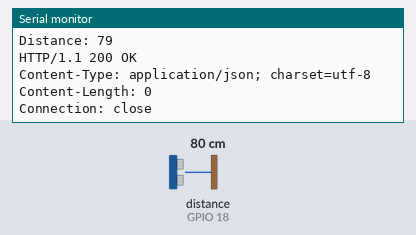
This sketch was run on a simulated ESP32. Parts: the last lines printed to the serial monitor. Wiring (inferred from the names in the program): ultrasonic range finder: trigger GPIO 5; echo GPIO 18. The test bench sets the inputs (shaded band); at power-on: distance to the obstacle (sensor on GPIO 18) 80 cm. The echo pulse lasts 58.3 µs per cm; WiFi joins after 1.5 s; servers stay silent unless stated; uploads are accepted with an empty reply.

Above: at 3.2 s.
3.3 s: distance to the obstacle (sensor on GPIO 18) set to 2 cm
At 4.47 s:
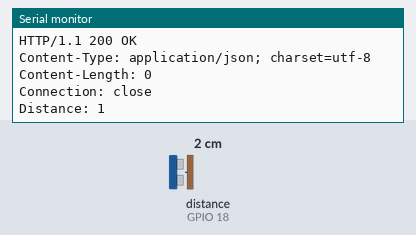
6.3 s: distance to the obstacle (sensor on GPIO 18) set to 4 cm
At 6.75 s:
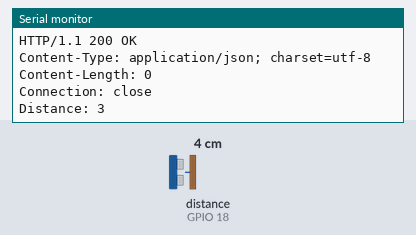
Timing chart, 0 to 9.3 s (numbered marks = the images above; inputs shaded):
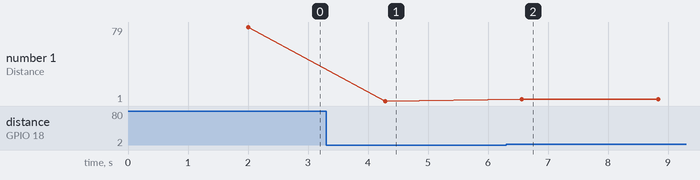

Measured:
- after the input at 3.3 s, the serial monitor: prints a new line after 0.98 s (image 1)
- after the input at 6.3 s, the serial monitor: prints a new line after 0.26 s (image 2)
- plotted number 1: 79 → 1 after the input at 3.3 s, 1 → 3 after the input at 6.3 s

The sketch:

STA.ino
```cpp
#include <WiFi.h>

const char* ssid = "ESP32_AP";
const char* password = "12345678";

const int trigPin = 5;  // Trig pin of ultrasonic sensor
const int echoPin = 18; // Echo pin of ultrasonic sensor

WiFiClient client;

void setup() {
  Serial.begin(115200);
  pinMode(trigPin, OUTPUT);
  pinMode(echoPin, INPUT);

  // Connect to the Wi-Fi network
  WiFi.begin(ssid, password);
  while (WiFi.status() != WL_CONNECTED) {
    delay(1000);
    Serial.println("Connecting to WiFi...");
  }
  Serial.println("Connected to WiFi");
}

void loop() {
  // Read distance from the ultrasonic sensor
  long duration, distance;
  digitalWrite(trigPin, LOW);
  delayMicroseconds(2);
  digitalWrite(trigPin, HIGH);
  delayMicroseconds(10);
  digitalWrite(trigPin, LOW);
  duration = pulseIn(echoPin, HIGH);
  distance = duration * 0.034 / 2;

  Serial.print("Distance: ");
  Serial.println(distance);

  if (distance >= 0 && distance <= 10) {
    sendRequest("ON");
  } else {
    sendRequest("OFF");
  }

  delay(1000);
}

void sendRequest(const char* state) {
  if (client.connect("192.168.4.1", 80)) {  // AP IP address
    client.print(String("GET /") + state + " HTTP/1.1\r\n" +
                 "Host: 192.168.4.1\r\n" +
                 "Connection: close\r\n\r\n");
    delay(10);
    while (client.available()) {
      String line = client.readStringUntil('\r');
      Serial.print(line);
    }
    client.stop();
  }
}
```
